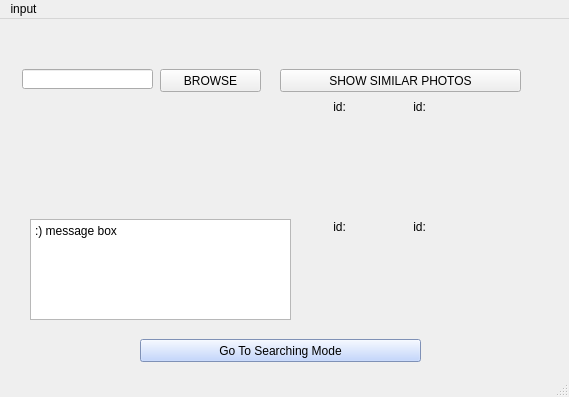
<?xml version="1.0" encoding="UTF-8"?>
<ui version="4.0">
 <class>MainWindow</class>
 <widget class="QMainWindow" name="MainWindow">
  <property name="geometry">
   <rect>
    <x>0</x>
    <y>0</y>
    <width>569</width>
    <height>397</height>
   </rect>
  </property>
  <property name="windowTitle">
   <string>MainWindow</string>
  </property>
  <property name="styleSheet">
   <string notr="true">font: 7pt &quot;Arial&quot;;</string>
  </property>
  <widget class="QWidget" name="centralwidget">
   <widget class="QLineEdit" name="FileName">
    <property name="geometry">
     <rect>
      <x>22</x>
      <y>50</y>
      <width>131</width>
      <height>20</height>
     </rect>
    </property>
   </widget>
   <widget class="QPushButton" name="Browse">
    <property name="geometry">
     <rect>
      <x>160</x>
      <y>50</y>
      <width>101</width>
      <height>23</height>
     </rect>
    </property>
    <property name="text">
     <string>BROWSE</string>
    </property>
   </widget>
   <widget class="QLabel" name="id3">
    <property name="geometry">
     <rect>
      <x>330</x>
      <y>200</y>
      <width>71</width>
      <height>16</height>
     </rect>
    </property>
    <property name="text">
     <string> id:</string>
    </property>
   </widget>
   <widget class="QLabel" name="id2">
    <property name="geometry">
     <rect>
      <x>410</x>
      <y>80</y>
      <width>81</width>
      <height>16</height>
     </rect>
    </property>
    <property name="text">
     <string> id:</string>
    </property>
   </widget>
   <widget class="QLabel" name="id1">
    <property name="geometry">
     <rect>
      <x>330</x>
      <y>80</y>
      <width>71</width>
      <height>16</height>
     </rect>
    </property>
    <property name="text">
     <string> id:</string>
    </property>
   </widget>
   <widget class="QLabel" name="image3">
    <property name="geometry">
     <rect>
      <x>330</x>
      <y>220</y>
      <width>60</width>
      <height>80</height>
     </rect>
    </property>
    <property name="text">
     <string/>
    </property>
    <property name="pixmap">
     <pixmap>../docs/empty.png</pixmap>
    </property>
   </widget>
   <widget class="QLabel" name="image4">
    <property name="geometry">
     <rect>
      <x>410</x>
      <y>220</y>
      <width>60</width>
      <height>80</height>
     </rect>
    </property>
    <property name="text">
     <string/>
    </property>
    <property name="pixmap">
     <pixmap>../docs/empty.png</pixmap>
    </property>
   </widget>
   <widget class="QLabel" name="image1">
    <property name="geometry">
     <rect>
      <x>330</x>
      <y>100</y>
      <width>60</width>
      <height>80</height>
     </rect>
    </property>
    <property name="text">
     <string/>
    </property>
    <property name="pixmap">
     <pixmap>../docs/empty.png</pixmap>
    </property>
   </widget>
   <widget class="QLabel" name="image2">
    <property name="geometry">
     <rect>
      <x>410</x>
      <y>100</y>
      <width>60</width>
      <height>80</height>
     </rect>
    </property>
    <property name="text">
     <string/>
    </property>
    <property name="pixmap">
     <pixmap>../docs/empty.png</pixmap>
    </property>
   </widget>
   <widget class="QLabel" name="id4">
    <property name="geometry">
     <rect>
      <x>410</x>
      <y>200</y>
      <width>71</width>
      <height>16</height>
     </rect>
    </property>
    <property name="text">
     <string> id:</string>
    </property>
   </widget>
   <widget class="QTextEdit" name="textResult">
    <property name="geometry">
     <rect>
      <x>30</x>
      <y>200</y>
      <width>261</width>
      <height>101</height>
     </rect>
    </property>
    <property name="html">
     <string>&lt;!DOCTYPE HTML PUBLIC &quot;-//W3C//DTD HTML 4.0//EN&quot; &quot;http://www.w3.org/TR/REC-html40/strict.dtd&quot;&gt;
&lt;html&gt;&lt;head&gt;&lt;meta name=&quot;qrichtext&quot; content=&quot;1&quot; /&gt;&lt;style type=&quot;text/css&quot;&gt;
p, li { white-space: pre-wrap; }
&lt;/style&gt;&lt;/head&gt;&lt;body style=&quot; font-family:'Arial'; font-size:7pt; font-weight:400; font-style:normal;&quot;&gt;
&lt;p style=&quot; margin-top:0px; margin-bottom:0px; margin-left:0px; margin-right:0px; -qt-block-indent:0; text-indent:0px;&quot;&gt;&lt;span style=&quot; font-family:'SimSun'; font-size:9pt;&quot;&gt;:) message box&lt;/span&gt;&lt;/p&gt;&lt;/body&gt;&lt;/html&gt;</string>
    </property>
   </widget>
   <widget class="QLabel" name="inputimage">
    <property name="geometry">
     <rect>
      <x>70</x>
      <y>100</y>
      <width>60</width>
      <height>80</height>
     </rect>
    </property>
    <property name="text">
     <string/>
    </property>
    <property name="pixmap">
     <pixmap>../docs/empty.png</pixmap>
    </property>
   </widget>
   <widget class="QPushButton" name="similar">
    <property name="geometry">
     <rect>
      <x>280</x>
      <y>50</y>
      <width>241</width>
      <height>23</height>
     </rect>
    </property>
    <property name="text">
     <string>SHOW SIMILAR PHOTOS</string>
    </property>
   </widget>
   <widget class="QPushButton" name="button2">
    <property name="geometry">
     <rect>
      <x>140</x>
      <y>320</y>
      <width>281</width>
      <height>23</height>
     </rect>
    </property>
    <property name="styleSheet">
     <string notr="true">background-color: rgb(178, 203, 255);</string>
    </property>
    <property name="text">
     <string>Go To Searching Mode</string>
    </property>
   </widget>
  </widget>
  <widget class="QMenuBar" name="menubar">
   <property name="geometry">
    <rect>
     <x>0</x>
     <y>0</y>
     <width>569</width>
     <height>17</height>
    </rect>
   </property>
   <widget class="QMenu" name="menuinput">
    <property name="title">
     <string>input</string>
    </property>
   </widget>
   <addaction name="menuinput"/>
  </widget>
  <widget class="QStatusBar" name="statusbar"/>
 </widget>
 <resources/>
 <connections/>
</ui>
